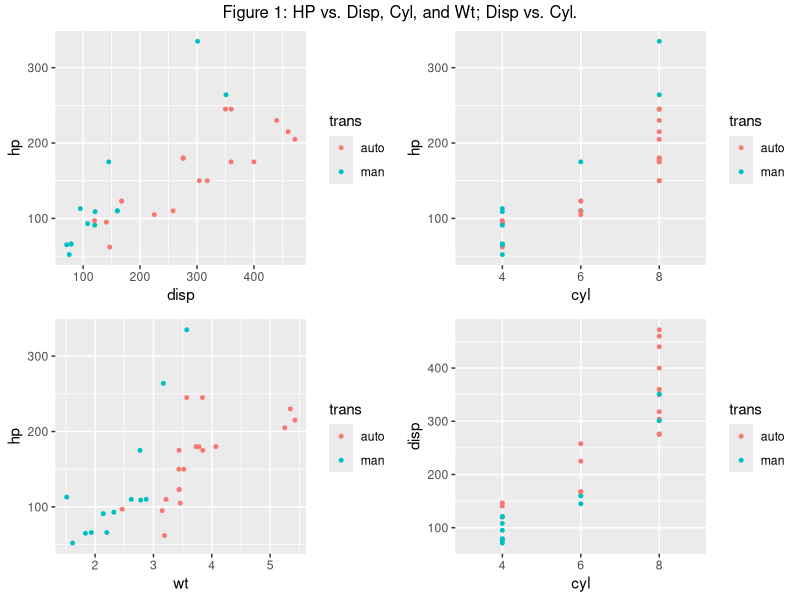
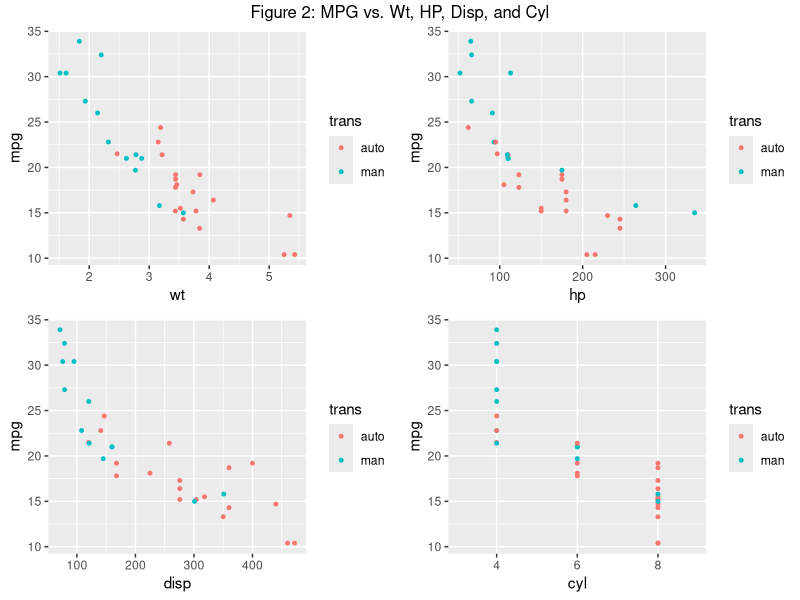
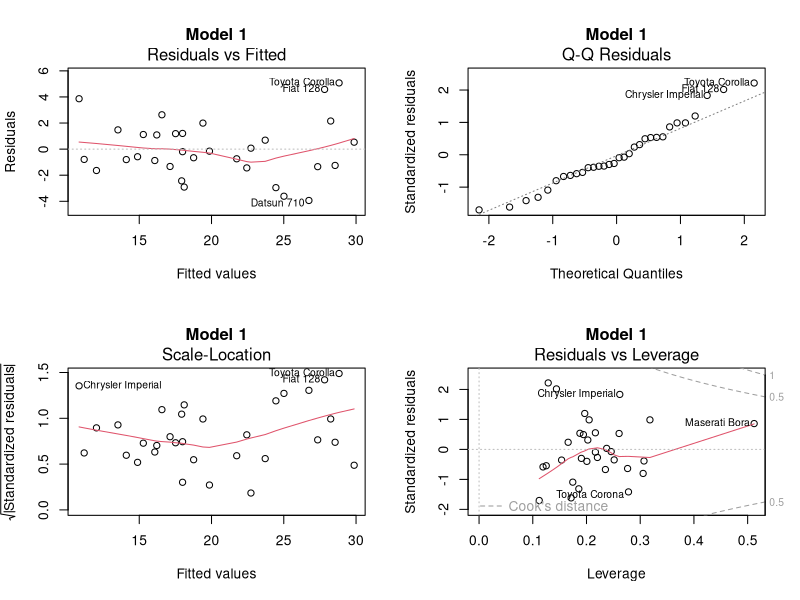
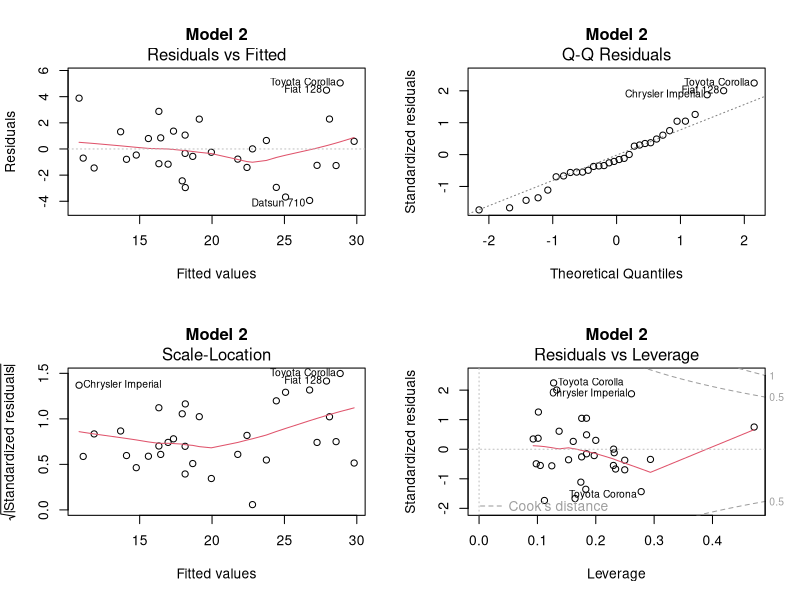
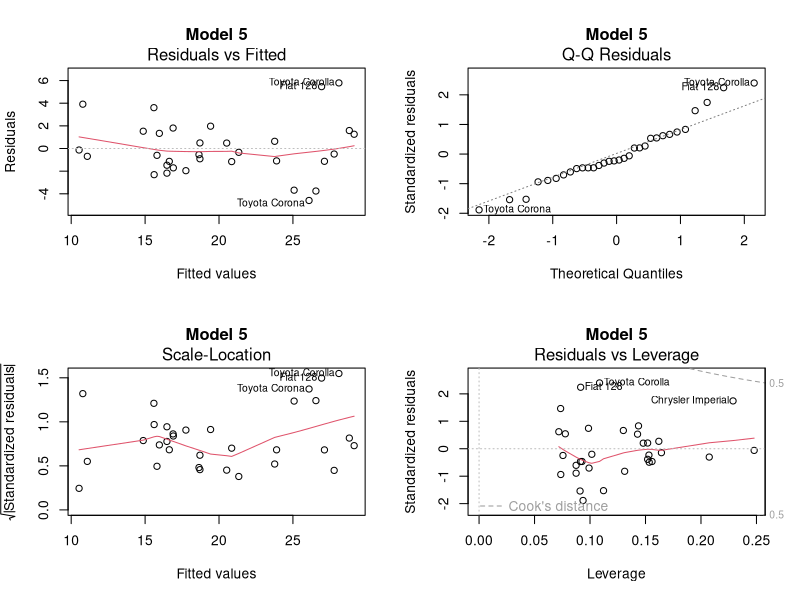

The R script that drew these images, in order:
## ---- chunk 1
options( warn = -1)
library( ggplot2)
options( warn = 0)
library( gridExtra)
library( leaps)

data( mtcars)


Data = mtcars

Data$am[ Data$am == 1] = "man"

Data$am[ Data$am == 0] = "auto"

Data$vs[ Data$vs == 0] = "V"

Data$vs[ Data$vs == 1] = "straight"

#rename( Data, trans = am, config = vs)

names( Data) =
  c( "mpg", "cyl", "disp", "hp", "drat", "wt", "qsec", "config", "trans", "gear", "carb")

Data$cyl = factor( Data$cyl)

Data$trans = factor( Data$trans)

Data$gear = factor( Data$gear)

Data$config = factor( Data$config)

Data$carb = factor( Data$carb)
## ---- chunk 2
library( knitr)

m1 = lm( mpg ~ trans + cyl + disp + hp + wt, Data)
m4 = lm( mpg ~ trans + cyl + hp + wt, Data)
m16 = lm( mpg ~ cyl + disp + hp + wt, Data)
m19 = lm( mpg ~ cyl + hp + wt, Data)
m22 = lm( mpg ~ cyl + wt, Data)

s1 = summary( m1)
s4 = summary( m4)
s16 = summary( m16)
s19 = summary( m19)
s22 = summary( m22)

pr1 = sum( (resid( m1) / (1 - hatvalues( m1))) ^ 2)
pr4 = sum( (resid( m4) / (1 - hatvalues( m4))) ^ 2)
pr16 = sum( (resid( m16) / (1 - hatvalues( m16))) ^ 2)
pr19 = sum( (resid( m19) / (1 - hatvalues( m19))) ^ 2)
pr22 = sum( (resid( m22) / (1 - hatvalues( m22))) ^ 2)

adj.R.sq =
  c( s1$adj.r.squared, s4$adj.r.squared, s16$adj.r.squared, s19$adj.r.squared,
     s22$adj.r.squared)

PRESS = c( pr1, pr4, pr16, pr19, pr22)

model = c( "mpg ~ trans + cyl + disp + hp + wt", "mpg ~ trans + cyl + hp + wt",
           "mpg ~ cyl + disp + hp + wt", "mpg ~ cyl + hp + wt", "mpg ~ cyl + wt")

model.table = data.frame( model, adj.R.sq, PRESS)

rownames( model.table) = c( "Model 1", "Model 2", "Model 3", "Model 4", "Model 5")

colnames( model.table) = c( "Model", "Adjusted R²", "PRESS")

kable( model.table, digits = 3, caption = "Selected models with selection criteria")

## ---- chunk 3
plot.hp.disp = ggplot( Data, aes( x = disp, y = hp, colour = trans, label = rownames( Data)))

plot.hp.disp = plot.hp.disp + geom_point( size = 1)


plot.hp.cyl = ggplot( Data, aes( x = cyl, y = hp, colour = trans, label = rownames( Data)))

plot.hp.cyl = plot.hp.cyl + geom_point( size = 1)


plot.hp.wt = ggplot( Data, aes( x = wt, y = hp, colour = trans, label = rownames( Data)))

plot.hp.wt = plot.hp.wt + geom_point( size = 1)


plot.disp.cyl = ggplot( Data, aes( x = cyl, y = disp, colour = trans, label = rownames( Data)))

plot.disp.cyl = plot.disp.cyl + geom_point( size = 1)


grid.arrange( plot.hp.disp, plot.hp.cyl, plot.hp.wt, plot.disp.cyl, nrow = 2, ncol = 2, top = "Figure 1: HP vs. Disp, Cyl, and Wt; Disp vs. Cyl.")
## ---- chunk 4
plot.wt = ggplot( Data, aes( x = wt, y = mpg, colour = trans, label = rownames( Data)))

plot.wt = plot.wt + geom_point( size = 1)




plot.hp = ggplot( Data, aes( x = hp, y = mpg, colour = trans, label = rownames( Data)))

plot.hp = plot.hp + geom_point( size = 1)



plot.disp = ggplot( Data, aes( x = disp, y = mpg, colour = trans, label = rownames( Data)))

plot.disp = plot.disp + geom_point( size = 1)




plot.cyl = ggplot( Data, aes( x = cyl, y = mpg, colour = trans, label = rownames( Data)))

plot.cyl = plot.cyl + geom_point( size = 1)

grid.arrange( plot.wt, plot.hp, plot.disp, plot.cyl, nrow = 2, ncol = 2, top = "Figure 2: MPG vs. Wt, HP, Disp, and Cyl")
## ---- chunk 5
par( mfrow = c( 2, 2))
plot( m1, main = "Model 1")
## ---- chunk 6
par( mfrow = c( 2, 2))
plot( m4, main = "Model 2")
## ---- chunk 7
par( mfrow = c( 2, 2))
plot( m22, main = "Model 5")
